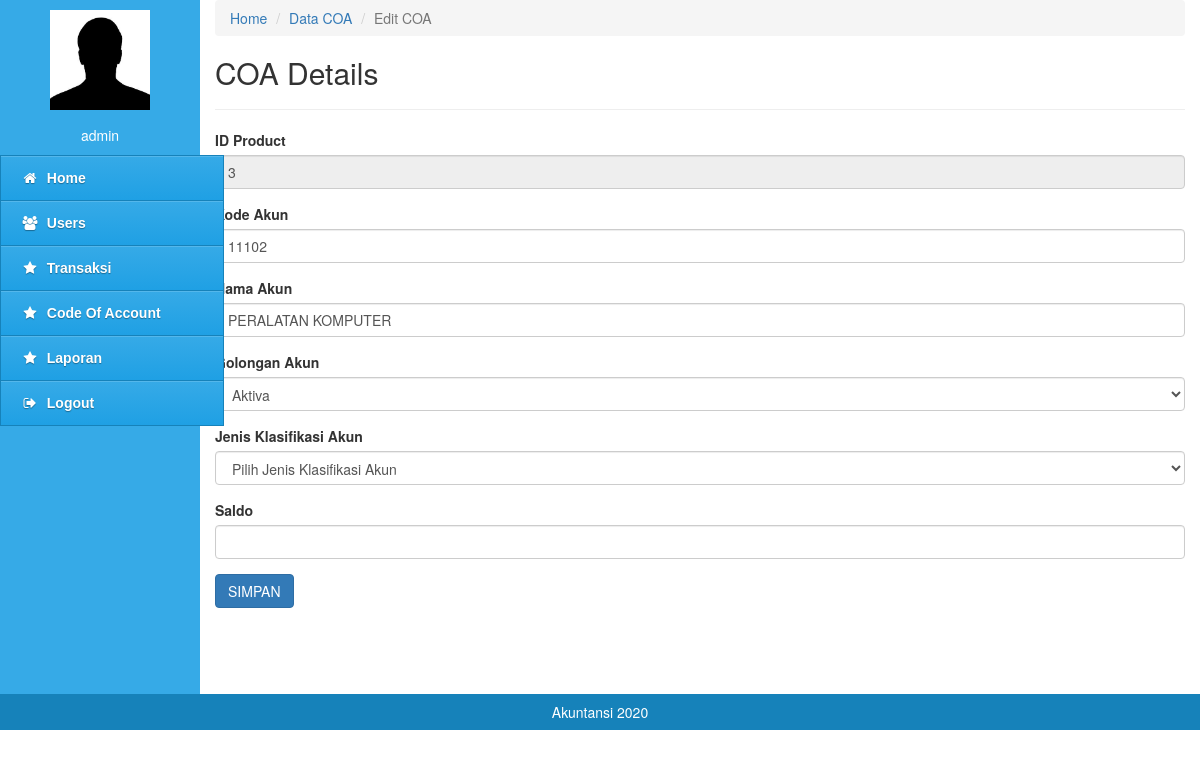
Page /pages/index.php?content=coa_edit&id=3 (signed in) on the committed database.
### tables this page shows
CREATE TABLE `tb_coa` (
  `id` int(10) NOT NULL,
  `kode_akun` int(10) NOT NULL,
  `nama` varchar(50) NOT NULL,
  `gol` varchar(10) NOT NULL,
  `klas` varchar(10) NOT NULL,
  `saldo` int(50) NOT NULL
);

### pages/content_coa/edit.php (the view, shortened to what this page needs)
 <div class="col-md-10" style="min-height:600px">
<nav aria-label="breadcrumb">
  <ol class="breadcrumb">
    <li class="breadcrumb-item"><a href="?content=home">Home</a></li>
    <li class="breadcrumb-item"><a href="?content=coa">Data COA</a></li>
    <li class="breadcrumb-item active" aria-current="page">Edit COA</li>
  </ol>
</nav>
<?php
							include '../config/configuration.php';
                            $result = mysqli_query($conn, "SELECT * FROM `tb_coa` WHERE id='$_GET[id]'");
                            $row = mysqli_fetch_assoc($result);
                        ?>
		<h2>COA Details</h2>
		<hr>
		<form action="?content=coa_editaksi" method="post">
		<div class="form-group">
				<label>ID Product</label>
					<input type="text" name="id" class="form-control" value="<?php echo $row['id'] ?>" readonly>
			</div>
			<div class="form-group">
				<label>Kode Akun</label>
					<input type="text" name="kode_akun" class="form-control" value="<?php echo $row['kode_akun'] ?>" >
			</div>
			<div class="form-group">
				<label>Nama Akun</label>
					<input type="text" name="nama" class="form-control" value="<?php echo $row['nama'] ?>">
			</div>
			<div class="form-group">
				<label>Golongan Akun</label>
					<select name="gol" class="form-control" required>
                                                    <option value="Aktiva">Aktiva</option>
					</select>
			</div>
						<div class="form-group">
			<label>Jenis Klasifikasi Akun</label>
                                                   <select name="klas" class="form-control" required>
                                                    <option selected value="">Pilih Jenis Klasifikasi Akun</option>
                                                    </select>
			</div>
			                                                <div class="form-group">
                                                    <label>Saldo</label>
                                                    <input class="form-control" type="number" name="saldo" />
                                                </div>
			<div class="form-group">
					<input type="submit" name="submit" class="btn btn-primary" value="SIMPAN">
				</div>
			</div>
	</div>
</body>
</html>

### rows in the picture
tb_coa: id "3", kode_akun "11102", nama "PERALATAN KOMPUTER"

### other values in the picture
$_SESSION['username'] "admin"
